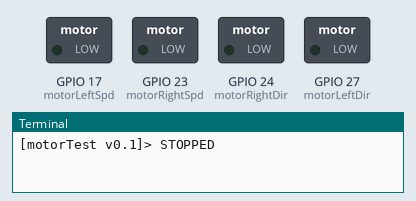
This program was run on a simulated Raspberry Pi (BCM pin numbers). Parts: switched loads named in the program (green lamp = pin HIGH), the last lines printed to the terminal.

Above: at 0.5 s.
At 3.5 s:
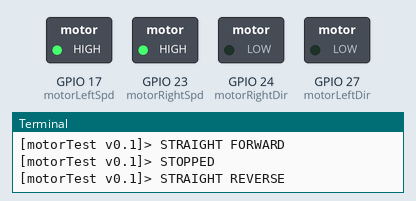
At 5.5 s:
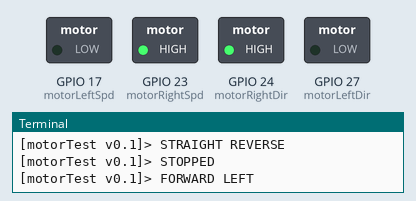
At 9.5 s:
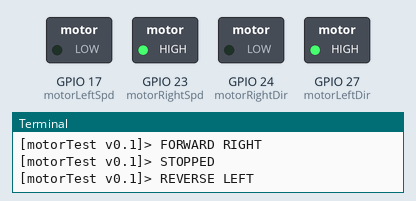
At 13.5 s:
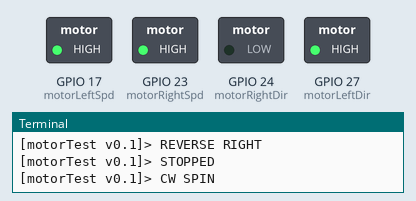
At 17.0 s:
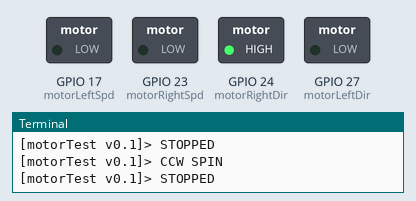
Timing chart, 0 to 22.1 s (numbered marks = the images above):
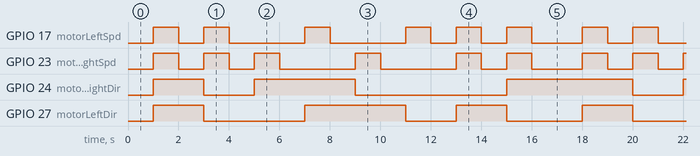

The program:

motorTest0.1.py
```python
from gpiozero import OutputDevice
from time import sleep
#
# This Python script will test the H-bridge and any connected DC motors
#
# This uses the OutputDevice module to independently control motor direction and motor activation
#
pgmName = 'motorTest v0.1'
#
# specify H-Bridge control pins
goL = 17 #23 or 17
dirL = 27 #24 or 27
goR = 23 #17 or 23   # Pin 5 goes HIGH
dirR = 24 #27 or 24  # Pin 6 goes HIGH
#
# create Motor classes with independent control pins & enable speed control if desired
motorLeftSpd = OutputDevice(goL)
motorLeftDir = OutputDevice(dirL)
motorRightSpd = OutputDevice(goR)
motorRightDir = OutputDevice(dirR)
#
# Define the directional control functions
#
def stop():
    # Stop both motors (motor direction is irrelevant)
    motorLeftSpd.off()
    motorRightSpd.off()
#
def straightFwd():
    # Set both motor directions to forward
    motorLeftDir.on()  # on() = forward, off() = reverse
    motorRightDir.on() # on() = forward, off() = reverse
    # Activate motors
    motorLeftSpd.on()  # on() = Full Speed
    motorRightSpd.on() # on() = Full Speed
#
def straightRev():
    # Run both motors in reverse
    motorLeftDir.off()  # on() = forward, off() = reverse
    motorRightDir.off() # on() = forward, off() = reverse
    # Activate motors
    motorLeftSpd.on()  # on() = Full Speed, off() = Full Stop
    motorRightSpd.on() # on() = Full Speed, off() = Full Stop
#
def fwdLeft():
    # Run right motor forward only
    motorRightDir.on()   # on() = forward, off() = reverse
    # Activate motors
    motorRightSpd.on()   # on() = Full Speed, off() = Full Stop
    motorLeftSpd.off()   # on() = Full Speed, off() = Full Stop
#
def fwdRight():
    # Run left motor forward only
    motorLeftDir.on()   # on() = forward, off() = reverse
    # Activate motors
    motorLeftSpd.on()   # on() = Full Speed, off() = Full Stop
    motorRightSpd.off() # on() = Full Speed, off() = Full Stop
#
def revLeft():
    # Run right motor reverse only
    motorRightDir.off() # on() = forward, off() = reverse
    # Activate motors
    motorLeftSpd.off()  # on() = Full Speed, off() = Full Stop
    motorRightSpd.on()  # on() = Full Speed, off() = Full Stop
#
def revRight():
    # Run left motor reverse only
    motorLeftDir.off()  # on() = forward, off() = reverse
    # Activate motors
    motorLeftSpd.on()   # on() = Full Speed, off() = Full Stop
    motorRightSpd.off() # on() = Full Speed, off() = Full Stop
#
def cwSpin():
    # Run left motor forward
    # Run right motor backward
    motorLeftDir.on()   # on() = forward, off() = reverse
    motorRightDir.off() # on() = forward, off() = reverse
    # Activate motors
    motorLeftSpd.on()   # on() = Full Speed, off() = Full Stop
    motorRightSpd.on()  # on() = Full Speed, off() = Full Stop
#
def ccwSpin():
    # Run left motor backward
    # Run right motor forward
    motorLeftDir.off()   # on() = forward, off() = reverse
    motorRightDir.on() # on() = forward, off() = reverse
    # Activate motors
    motorLeftSpd.on()   # on() = Full Speed, off() = Full Stop
    motorRightSpd.on()  # on() = Full Speed, off() = Full Stop
#
# Test the motors & H-Bridge
# Run various control tests until poweroff
while True:
    stop()
    print(f"[{pgmName}]> STOPPED")
    sleep(1)
    print(f"[{pgmName}]> STRAIGHT FORWARD")
    straightFwd()
    sleep(1)
    stop()
    print(f"[{pgmName}]> STOPPED")
    sleep(1)
    print(f"[{pgmName}]> STRAIGHT REVERSE")
    straightRev()
    sleep(1)
    stop()
    print(f"[{pgmName}]> STOPPED")
    sleep(1)
    print(f"[{pgmName}]> FORWARD LEFT")
    fwdLeft()
    sleep(1)
    stop()
    print(f"[{pgmName}]> STOPPED")
    sleep(1)
    print(f"[{pgmName}]> FORWARD RIGHT")
    fwdRight()
    sleep(1)
    stop()
    print(f"[{pgmName}]> STOPPED")
    sleep(1)
    print(f"[{pgmName}]> REVERSE LEFT")
    revLeft()
    sleep(1)
    stop()
    print(f"[{pgmName}]> STOPPED")
    sleep(1)
    print(f"[{pgmName}]> REVERSE RIGHT")
    revRight()
    sleep(1)
    stop()
    print(f"[{pgmName}]> STOPPED")
    sleep(1)
    print(f"[{pgmName}]> CW SPIN")
    cwSpin()
    sleep(1)
    stop()
    print(f"[{pgmName}]> STOPPED")
    sleep(1)
    print(f"[{pgmName}]> CCW SPIN")
    ccwSpin()
    sleep(1)
    stop()
    print(f"[{pgmName}]> STOPPED")
    sleep(1)
    print(f"[{pgmName}]> ******************** STARTING OVER ******************** ")
```

Measured:
- by itself, GPIO 24 (motorRightDir): repeats every 17.0 s: LOW 2.0 s, HIGH 4.0 s, LOW 6.0 s, HIGH 5.0 s
- by itself, GPIO 27 (motorLeftDir): repeats every 17.0 s: LOW 4.0 s, HIGH 4.0 s, LOW 2.0 s, HIGH 2.0 s, LOW 3.0 s, HIGH 2.0 s
- by itself, GPIO 17 (motorLeftSpd): repeats every 17.0 s: LOW 1.0 s, 2 × (HIGH 1.0 s, LOW 3.0 s), 2 × (HIGH 1.0 s, LOW 1.0 s), HIGH 1.0 s, LOW 2.0 s, HIGH 1.0 s
- by itself, GPIO 23 (motorRightSpd): repeats every 17.0 s: 2 × (LOW 1.0 s, HIGH 1.0 s), 2 × (LOW 3.0 s, HIGH 1.0 s), LOW 1.0 s, HIGH 1.0 s, LOW 2.0 s, HIGH 1.0 s
